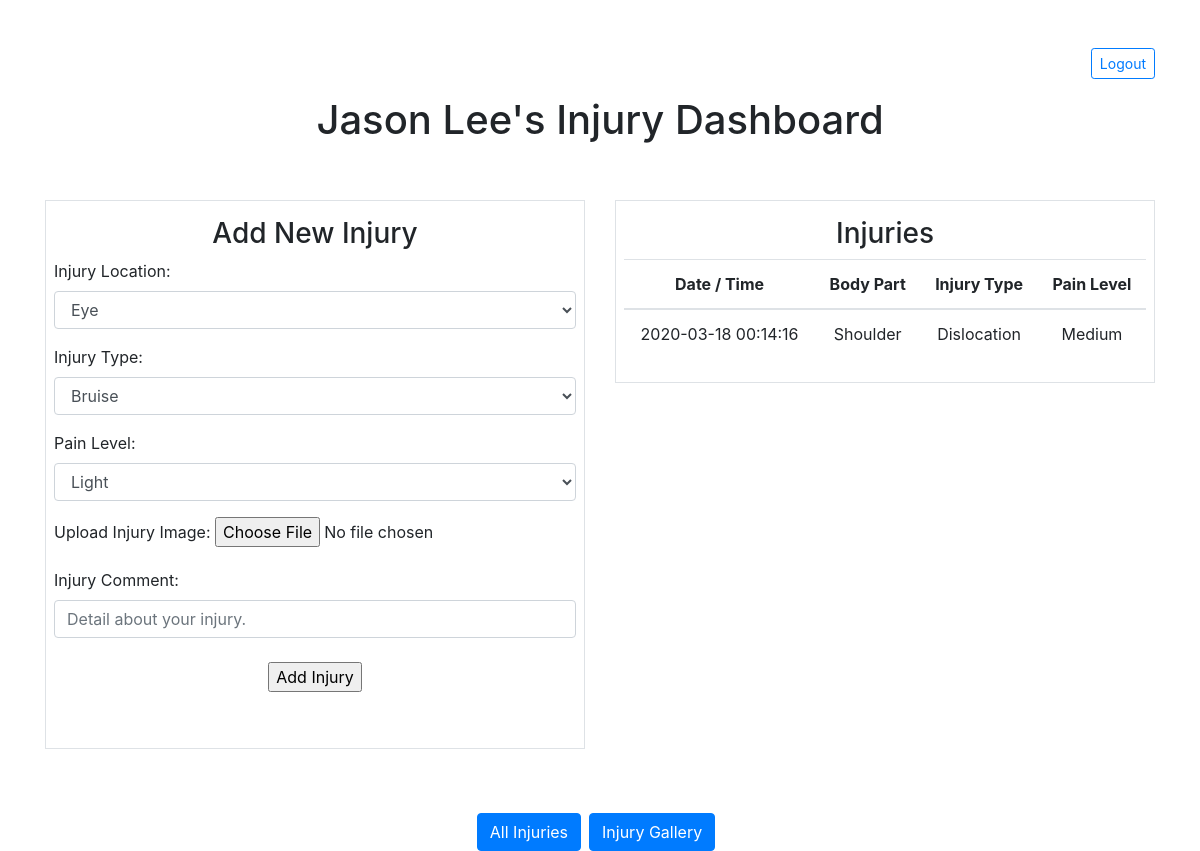
Screenshot of /home (signed in) with the database file from the repository.
### app.py (models this page shows, shortened)
class User(db.Model):
    __tablename__ = "users"
    id = db.Column(db.Integer, primary_key=True)
    first_name = db.Column(db.String(255))
    last_name = db.Column(db.String(255))
    belt_rank = db.Column(db.String(10))
    email = db.Column(db.String(255))
    password = db.Column(db.String(255))
    created_at = db.Column(db.DateTime, server_default=func.now())
    updated_at = db.Column(db.DateTime, server_default=func.now(), onupdate=func.now())

class Injury(db.Model):
    __tablename__ = "injuries"
    id = db.Column(db.Integer, primary_key=True)
    injury_location = db.Column(db.String(55))
    injury_type = db.Column(db.String(55))
    pain_level = db.Column(db.String(55))
    pic = db.Column(db.String(55))
    injury_comment = db.Column(db.String(155))
    athlete_id = db.Column(db.Integer, db.ForeignKey("users.id"))
    athlete = db.relationship('User', foreign_keys=[athlete_id], backref="injuries", cascade = "all")
    created_at = db.Column(db.DateTime, server_default=func.now())
    updated_at = db.Column(db.DateTime, server_default=func.now(), onupdate=func.now())

### app.py (the view)
@app.route('/home')
def home():
    if 'cur_user' not in session:
        return redirect("/")
    else:
        user = User.query.get(session["cur_user"])
        print(user.injuries)
        return render_template("/home.html", user = user)

### templates/home.html (shortened to what this page needs)
<!DOCTYPE html>
<html lang="en">
<head>
    <link rel="stylesheet" href="https://cdnjs.cloudflare.com/ajax/libs/twitter-bootstrap/4.4.1/css/bootstrap.min.css">
    <link rel="stylesheet" href="https://cdnjs.cloudflare.com/ajax/libs/font-awesome/5.11.2/css/all.min.css">
    <link rel="stylesheet" href="https://cdn.datatables.net/1.10.20/css/jquery.dataTables.min.css">
    <link rel="stylesheet" href="https://cdn.datatables.net/1.10.20/js/jquery.dataTables.min.js">
</head>
<body>
    <div class="container">
      <div class="float-right">
        <a href="/logout" class="btn btn-outline-primary btn-sm" role="button">Logout</a>
      </div>
      <div class="row mt-5 justify-content-center">
        <h1>
            {% for cur_user in session %}
                {{ user.first_name }} {{ user.last_name }}'s Injury Dashboard
            {% endfor %}
        </h1>
      </div>
      <div class="row mt-5">
        <div class="col">
            <form action="/add_new_injury" enctype="multipart/form-data", method="POST" class="justify-content-center">
                <div class="form-group border p-2">
                    <h3 class="text-center mt-2">Add New Injury</h3>
                    <div class="form-group">
                        <label for="injury_location">Injury Location:</label>
                        <select class="form-control" name="injury_location">
                            <option>Eye</option>
                        </select>
                    </div>
                    <div class="form-group">
                        <label for="injury_type">Injury Type:</label>
                        <select class="form-control" name="injury_type">
                            <option>Bruise</option>
                        </select>
                    </div>
                    <div class="form-group">
                        <label for="pain_level">Pain Level:</label>
                        <select class="form-control" name="pain_level">
                            <option>Light</option>
                        </select>
                    </div>
                    <div class="form-group">
                        <label for="upload">Upload Injury Image:</label>
                        <form class="form-controle-file" method=post enctype=multipart/form-data>
                            <input type=file name=upload>
                        </form>
                    </div>
                    <div class="form-group">
                        <label for="injury_comment">Injury Comment:</label>
                        <input type="text" name="injury_comment" class="form-control" placeholder="Detail about your injury.">
                    </div>
                    <div class="d-flex text-center justify-content-center mt-4 mb-5">
                        <input type=submit value="Add Injury">
                    </div>
                </div>
            </form>
        </div>
        <div class="col">
            <div class="form-group border p-2">
                <h3 class="text-center mt-2">Injuries</h3>
                <table id="user_injuries" class="table text-center table-hover">
                    <thead>
                        <tr>
                            <th scope="col">Date / Time</th>
                            <th scope="col">Body Part</th>
                            <th scope="col">Injury Type</th>
                            <th scope="col">Pain Level</th>
                        </tr>
                    </thead>
                    <tbody>
                        {% for injury in user.injuries %}
                        <tr>
                            <td>{{ injury.created_at }}</td>
                            <td>{{ injury.injury_location }}</td>
                            <td>{{ injury.injury_type }}</td>
                            <td>{{ injury.pain_level }}</td>
                        </tr>
                        {% endfor %}
                    </tbody>
                </table>
            </div>
        </div>
        </div>
        <div class="row mt-5 justify-content-center">
            <div class="btn-toolbar" role="toolbar" aria-label="Injury Tracker Pages">
                <div class="btn-group mr-2" role="group" aria-label="My Dashboard">
                    <a href="all_injuries" button type="button" class="btn btn-primary">All Injuries</a>
                </div>
                <div class="btn-group mr-2" role="group" aria-label="Photolog">
                    <a href="photolog" button type="button" class="btn btn-primary">Injury Gallery</a>
                </div>
            </div>
        </div>
    </div>
  </body>
  </html>

### rows the page displays
User: first_name "Jason", last_name "Lee"
Injury: created_at "2020-03-18 00:14:16", injury_location "Shoulder", injury_type "Dislocation", pain_level "Medium"
